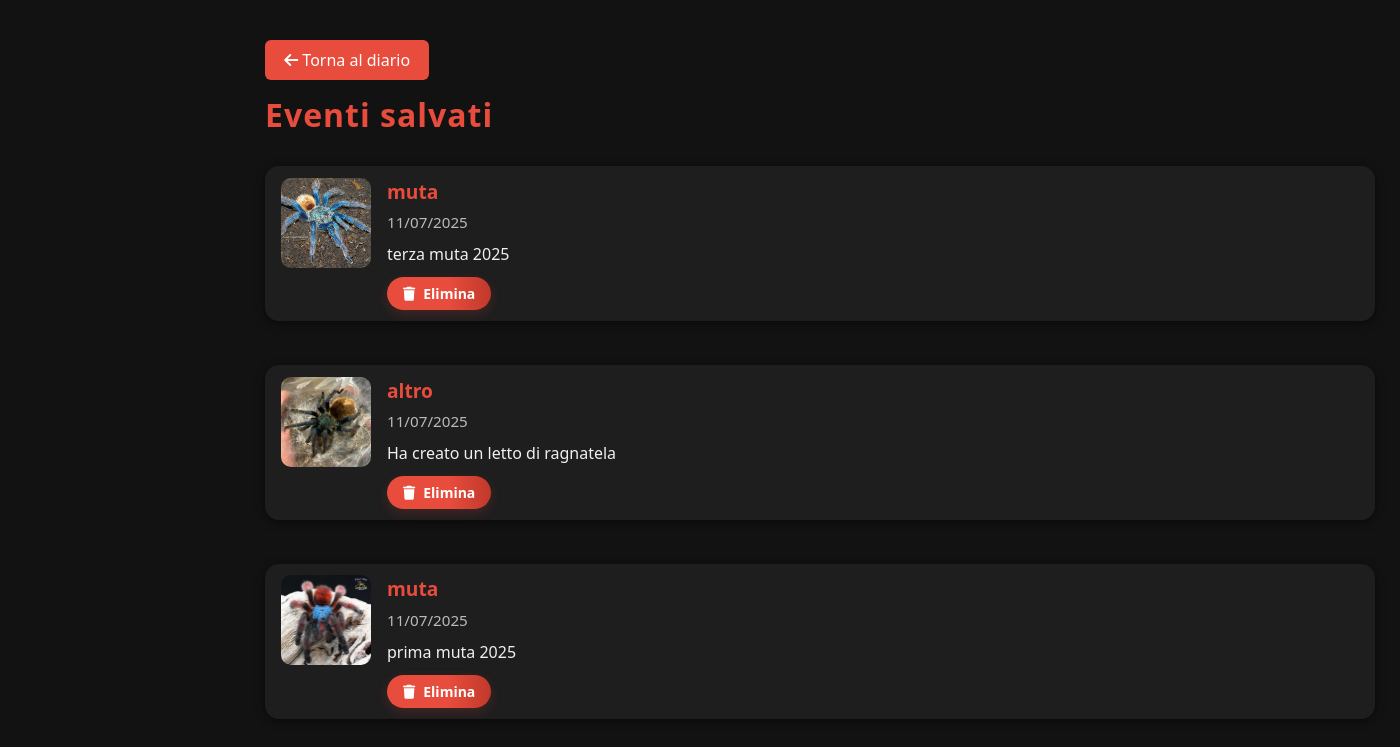
/lista_eventi/4/ (signed in), run on the app's committed database.
### My_Spider/models.py (models this page shows)
class Evento(models.Model):
    id_evento = models.AutoField(primary_key=True)
    tipo = models.CharField(max_length=50)
    data = models.DateField()
    note = models.TextField(blank=True)
    foto = models.ImageField(upload_to='eventi_foto/', blank=True, null=True)
    id_tarantola = models.ForeignKey(spider, on_delete=models.CASCADE, related_name='eventi')

### My_Spider/views.py (the view)
# urls.py: path('lista_eventi/<int:spider_id>/', views.lista_eventi_view, name='lista_eventi'),
def lista_eventi_view(request, spider_id):
    logged_in = request.session.get('logged_in', False)
    if not logged_in:
        return redirect('login')
    eventi = Evento.objects.filter(id_tarantola=spider_id)
    context = {
        'logged_in': logged_in,
        'username': request.session.get('username', 'Utente'),
        'eventi': eventi
    }
    return render(request, 'lista_eventi.html', context)

### templates/lista_eventi.html (shortened to what this page needs)
{% load static %}
<!DOCTYPE html>
<html lang="it">
<head>
    <link rel="stylesheet" href="https://cdnjs.cloudflare.com/ajax/libs/font-awesome/6.4.2/css/all.min.css">
    <link rel="stylesheet" href="{% static 'css/bootstrap.min.css' %}">
    <link rel="stylesheet" href="{% static 'css/fontawesome.min.css' %}">
</head>
<body>
<div class="container">
    <a href="{% url 'diario' %}" class="back-btn mb-3"><i class="fas fa-arrow-left"></i> Torna al diario</a>
    <h2 class="page-title">Eventi salvati</h2>
    <div class="row">
        {% for evento in eventi %}
        <div class="col-12 mb-3">
            <div class="card" style="padding: 0.7rem 1rem;">
                <div style="display: flex; align-items: flex-start; gap: 1rem;">
                    {% if evento.foto %}
                    <img src="{{ evento.foto.url }}" class="card-img-top" alt="Foto evento" style="width: 90px; height: 90px; object-fit: cover; border-radius: 10px; margin: 0;">
                    {% endif %}
                    <div style="flex: 1;">
                        <div class="event-title" style="margin-bottom: 0.3rem;">{{ evento.tipo }}</div>
                        <div class="event-date" style="margin-bottom: 0.5rem;">{{ evento.data|date:"d/m/Y" }}</div>
                        <p class="card-text" style="margin-bottom: 0.7rem;">{{ evento.note }}</p>
                        <form method="post" action="{% url 'elimina_evento' evento.pk %}">
                            <button type="submit" class="delete-btn" style="padding: 6px 16px; font-size: 14px;">
                                <i class="fas fa-trash"></i> Elimina
                            </button>
                        </form>
                    </div>
                </div>
            </div>
        </div>
        {% empty %}
        <div class="col-12">
            <div class="alert alert-info">Nessun evento trovato.</div>
        </div>
            <div class="alert alert-info">Nessun evento trovato.</div>
        </div>
        {% endfor %}
    </div>
</div>
</body>
</html>

### templates/lista_eventi.html (style rules this page uses)
body { background: #121212; font-family: 'Segoe UI', Arial, sans-serif; color: #f0f0f0; }
.container { margin-top: 40px; margin-left: 250px; }
.page-title { color: #e74c3c; font-weight: 700; margin-bottom: 2rem; letter-spacing: 1px; }
.back-btn { background: #e74c3c; color: #fff; border: none; border-radius: 6px; padding: 0.5rem 1.2rem; margin-bottom: 2rem; font-weight: 500; text-decoration: none; transition: background 0.2s; display: inline-block; }
.card { border-radius: 14px; box-shadow: 0 2px 10px rgba(0, 0, 0, 0.5); border: none; margin-bottom: 28px; background: #1e1e1e; color: #f0f0f0; }
.card-img-top { border-top-left-radius: 14px; border-top-right-radius: 14px; object-fit: cover; height: 180px; }
.event-title { color: #e74c3c; font-weight: 600; font-size: 1.2rem; }
.event-date { font-size: 0.95rem; color: #bbb; margin-bottom: 0.5rem; }
.card-text { font-size: 1rem; }
.delete-btn { margin-top: 10px; padding: 10px 22px; background: linear-gradient(90deg, #e74c3c 60%, #c0392b 100%); color: #fff; border: none; border-radius: 30px; cursor: pointer; font-weight: bold; font-size: 16px; box-shadow: 0 4px 12px rgba(231,76,60,0.18); display: flex; align-items: center; gap: 8px; transition: background 0.2s; }

### data on the page
Evento: foto (picture), tipo "muta", data "11/07/2025", note "terza muta 2025"
Evento: foto (picture), tipo "altro", data "11/07/2025", note "Ha creato un letto di ragnatela"
Evento: foto (picture), tipo "muta", data "11/07/2025", note "prima muta 2025"
